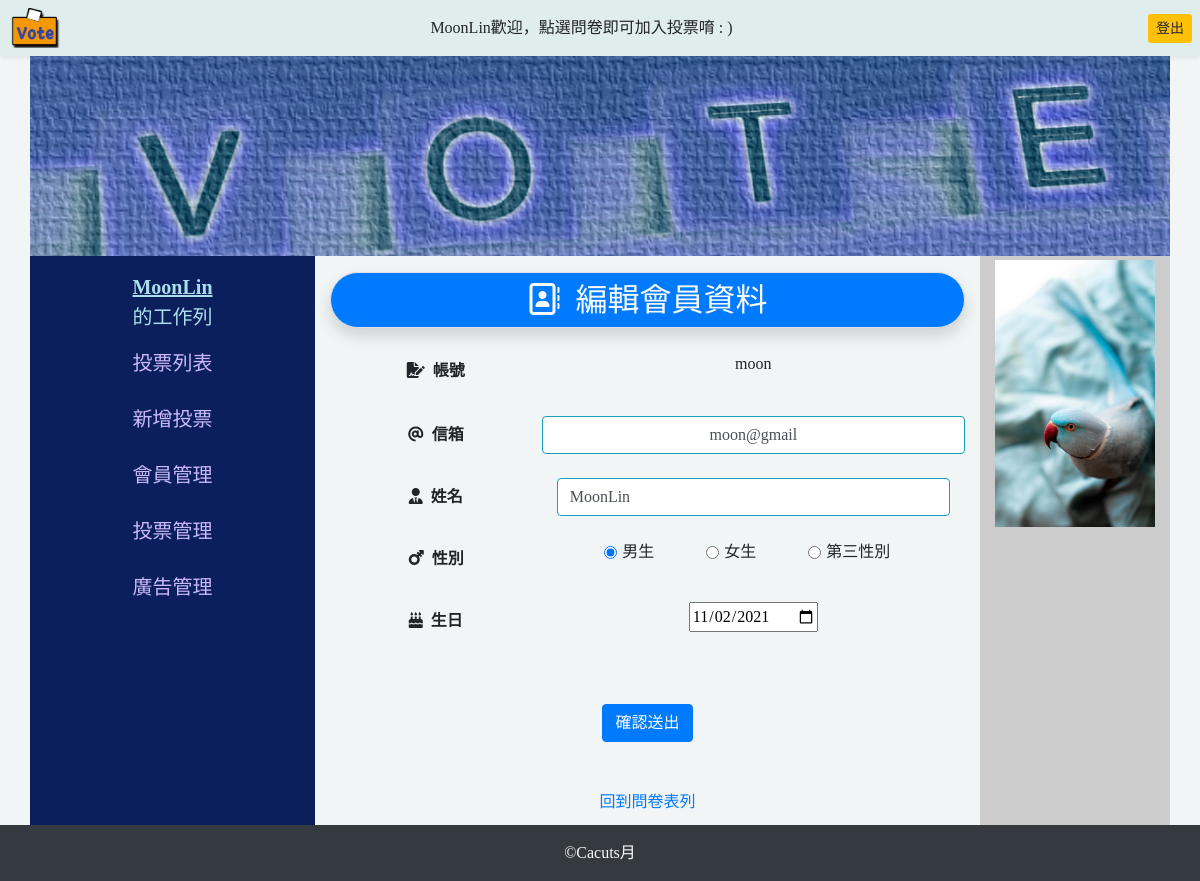
The app's page /index.php?do=member (signed in), older data.
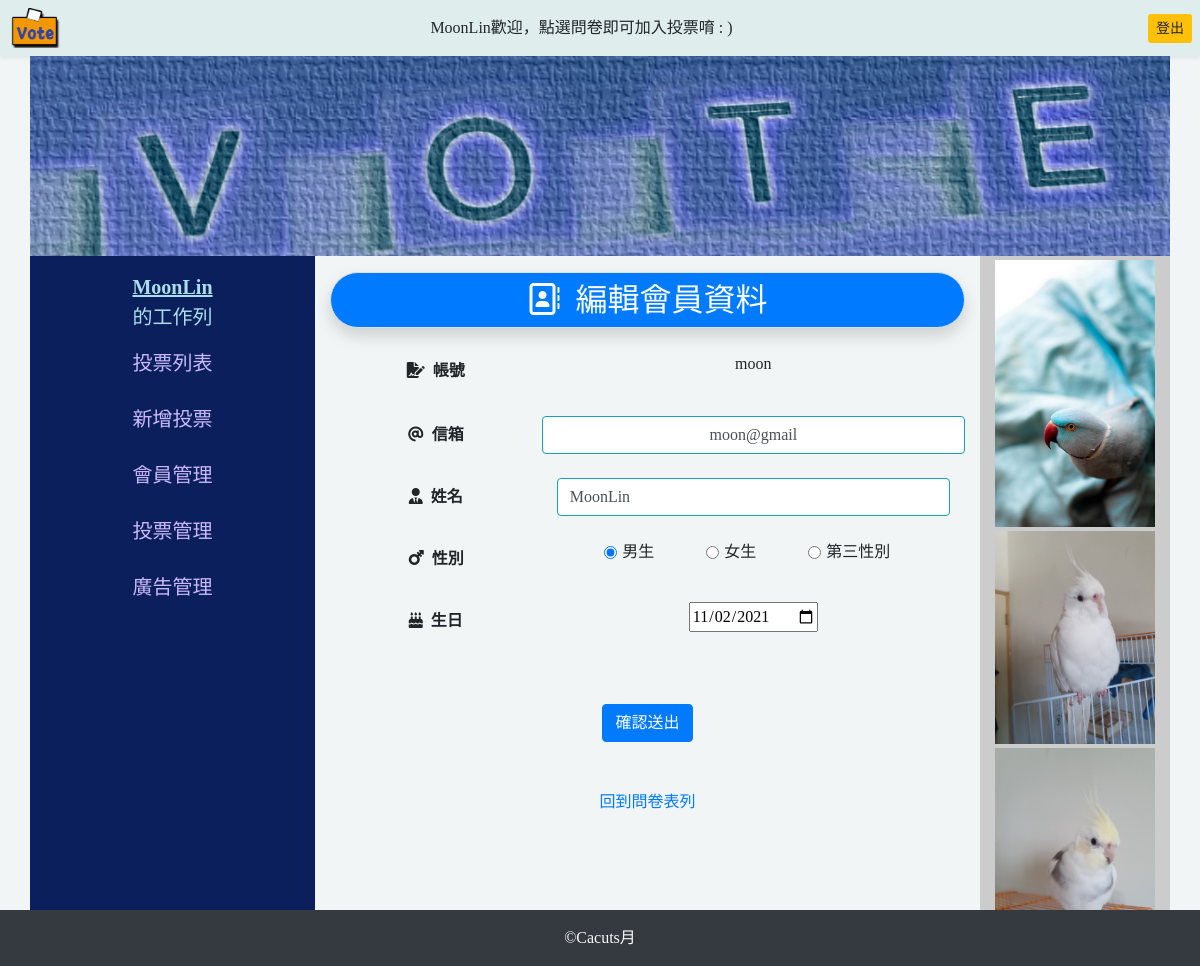
The same page, newer data.
### tables this page shows
CREATE TABLE `ad` (
  `id` int(11) UNSIGNED NOT NULL,
  `name` varchar(64) NOT NULL COMMENT '檔名',
  `sh` tinyint(1) UNSIGNED NOT NULL COMMENT '上架',
  `intro` varchar(64) DEFAULT NULL COMMENT '備註'
);

### api/db.php (called while the page is built, shortened)
<?php
$dsn="mysql:host=localhost;charset=utf8;dbname=vote";
$pdo=new PDO($dsn,'root','');
function all($table,...$arg){
global $pdo;
$sql="SELECT * FROM `$table` ";
if(isset($arg[0])){
    if(is_array($arg[0])){
        foreach($arg[0] as $key=>$value){
            $tmp[]="`$key`='$value'";
        }
        $sql=$sql."where " . implode(" AND ",$tmp);
    }else{
        $sql=$sql.$arg[0];
    }
}
$rows=$pdo->query($sql)->fetchAll(PDO::FETCH_ASSOC);
return $rows;
}
?>

### frontend/member.php (the view, shortened to what this page needs)
<?php
$sql="SELECT * FROM `users`
        WHERE `account`='{$_SESSION['user']}'";
$user=$pdo->query($sql)->fetch();
?>
<div class="header box box1 border rounded-pill mt-3 bg-primary shadow">
    <h2 class="text-center text-light pt-2"><i class="far fa-address-book">&nbsp;&nbsp;編輯會員資料</i></h2>
</div>
<div class="container" style="height:508px">
<form action="./api/edit_user.php?user=<?=$_SESSION['user'];?>" method="post" id="regForm" class="text-center">
<div class="form-group row mt-4">
    <label for="account" class="col-sm-4 col-form-label text-center "><i
    class="fas fa-file-signature">&nbsp;&nbsp;帳號</i></label>
    <div class=" col-sm-8 ">
        <p class="border-info" id="account" name="account"><?=$user['account'];?></p>
    </div>
</div>
<div class="form-group row mt-4">
    <label for="email" class="col-sm-4 col-form-label text-center"><i class="fas fa-at ">&nbsp;&nbsp;信箱</i></label>
    <input type="email" class="form-control col-sm-8 text-center border-info" id="email" name="email" value="<?=$user['email'];?>">
</div>
<div class="form-group row mt-4">
    <label for="name" class="col-sm-4 col-form-label text-center">
        <i class="fas fa-user-tie">&nbsp;&nbsp;姓名</i></label>
    <div class=" col-sm-8 ">
        <input type="text" class="form-control border-info" id="name" name="name" value="<?=$user['name'];?>">
    </div>
</div>
<div class="form-group row mt-4">
    <legend class="col-form-label col-sm-4 text-center" ><i class="fas fa-mars-stroke">&nbsp;&nbsp;性別</i></legend>
        <div class="col-sm-8">
            <div class="form-check-inline mr-5">
                <input class="form-check-input " type="radio" name="gender" id="man" value="man" checked>
                <label class="form-check-label" for="man">男生</label>
            </div>
            <div class="form-check-inline mr-5">
                <input class="form-check-input " type="radio" name="gender" id="Woman" value="woman">
                <label class="form-check-label" for="Woman">女生</label>
            </div>
            <div class="form-check-inline">
                <input class="form-check-input " type="radio" name="gender" id="Third gender" value="third_gender">
                <label class="form-check-label" for="Third gender">第三性別</label>
            </div>
        </div>
</div>
<div class="form-group row mt-4">
    <label for="birthday" class="col-sm-4 col-form-label text-center">
        <i class="fas fa-birthday-cake">&nbsp;&nbsp;生日</i></label>
    <div class="col-sm-8">
        <input type="date" class="date" id="birthday" name="birthday" value="<?=$user['birthday'];?>">
    </div>
</div>
<div><input type="submit" class="btn btn-primary mt-5" value="確認送出"></div>
</form>
<div class="container text-center mt-5">
    <a  href="index.php">回到問卷表列</a>
</div>
</div>

### frontend/adImg.php
<?php
$images=all('ad',['sh'=>1]);
foreach($images as $key => $image){
    if($key==0){
        echo "<div class='rounded my-1'>";
    }else{
        echo "<div class='rounded my-1'>";
    }
    echo "<img src='./img/{$image['name']}' alt='{$image['intro']}' class='d-block w-100'></div>";
}
?>

Row changes from the older to the newer data that the page shows:
added ad: name (picture)
added ad: name (picture)
